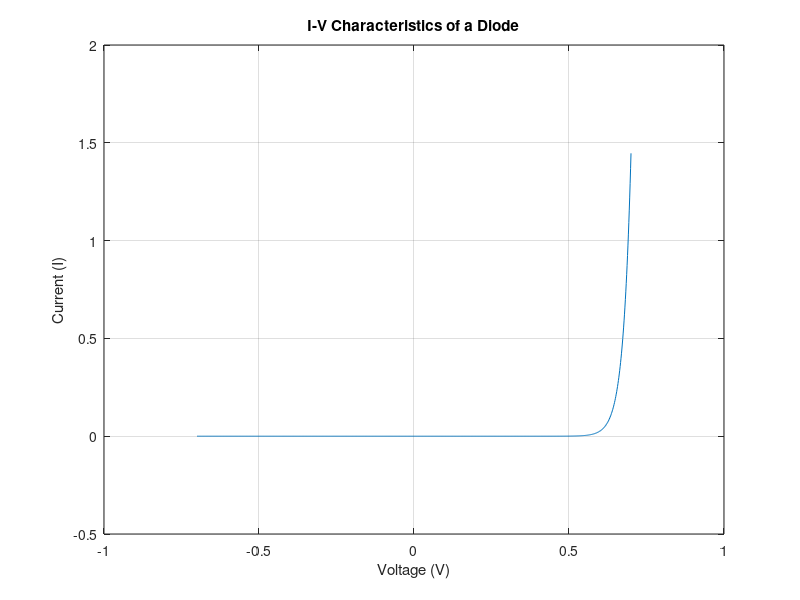

MATLAB code for this plot:
% Step 1: Define parameters and voltage range
Is = 1e-12; % Saturation current in amperes
Vt = 0.025; % Thermal voltage in volts
V = linspace(-0.7, 0.7, 1000); % Applied voltage sweep

% Step 2: Calculate diode current using Shockley equation
I = Is * (exp(V / Vt) - 1);

% Step 3: Plot I-V characteristics
plot(V, I);
xlabel('Voltage (V)');
ylabel('Current (I)');
title('I-V Characteristics of a Diode');
grid on;
